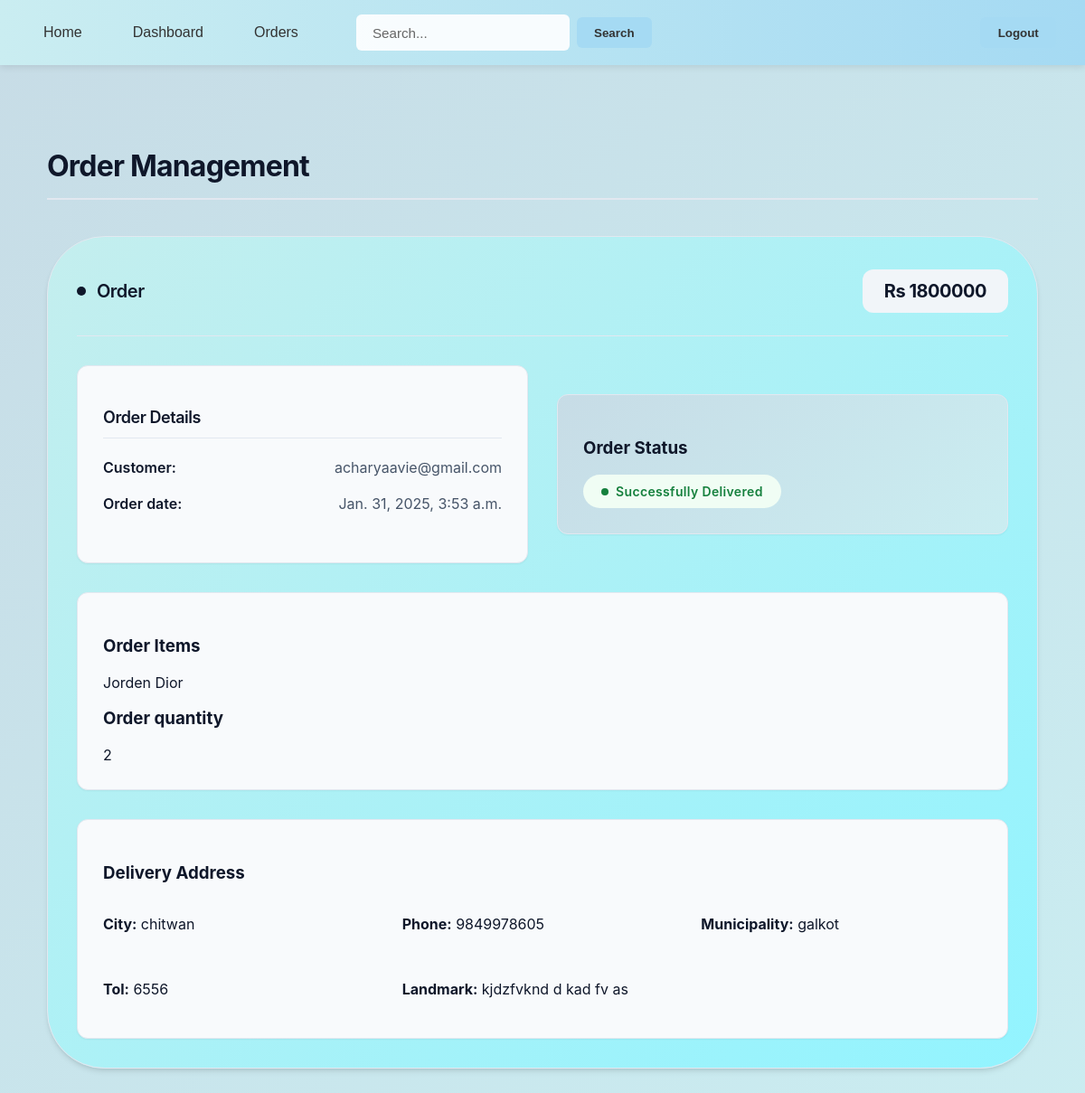
The app's page /orders/sellorder/ (signed in) with its own data.
### order/models.py (models this page shows, shortened)
class Order(models.Model):
    user = models.ForeignKey(User,on_delete=models.CASCADE,related_name='orderasuser')
    seller = models.ForeignKey(User,on_delete=models.CASCADE,related_name='orderasseller',default=None)
    items = models.ForeignKey(Product,on_delete=models.CASCADE)
    ordered_at = models.DateTimeField(auto_now_add=True)
    updated_at = models.DateTimeField(auto_now=True)
    status = models.CharField(
        max_length=20,
        choices=[('Pending', 'Pending'), ('Shipped', 'Shipped'), ('Delivered', 'Delivered'),('Cancelled','Cancelled')],
        default='Pending'
    )
    total_amount = models.DecimalField(max_digits=10, decimal_places=0, default=0.00)
    quantity = models.IntegerField(default=1)

class Addres(models.Model):
    user  =  models.ForeignKey(User,on_delete=models.CASCADE)
    phone = models.IntegerField()
    city = models.CharField(max_length=250)
    muncipality = models.CharField(max_length=200)
    tol = models.CharField(max_length=100)
    landmark = models.TextField(null=True,blank=True)

### account/models.py (models this page shows, shortened)
class User(AbstractBaseUser,PermissionsMixin):
    email = models.EmailField(verbose_name="Email",max_length=255,unique=True)#verbose_name is not nessary cuz email = is already written
    name = models.CharField(max_length=255)
    city = models.CharField(max_length=255)
    is_active = models.BooleanField(default=False)
    is_staff = models.BooleanField(default=False)
    is_superuser = models.BooleanField(default=False)
    is_customer = models.BooleanField(default=True)
    is_seller = models.BooleanField(default=False)
    created_at = models.DateTimeField(auto_now_add=True)
    updated_at = models.DateTimeField(auto_now=True)
    USERNAME_FIELD =  'email'
    objects = UserManger()
    def __str__(self):
        return self.email

### product/models.py (models this page shows)
class Product(models.Model):
    seller = models.ForeignKey(
        User,  # Reference to the User model
        on_delete=models.CASCADE,  # Delete products if the seller is deleted
        related_name='products'  # Allows reverse lookup (user.products.all())
    )
    name = models.CharField(max_length=255)
    description = models.TextField()
    price = models.DecimalField(max_digits=10, decimal_places=2)
    image = models.ImageField(upload_to='products/', null=False, blank=False)
    created_at = models.DateTimeField(auto_now_add=True)
    updated_at = models.DateTimeField(auto_now=True)
    quantity = models.IntegerField(default=100)
    def __str__(self):
        return self.name

### order/views.py (the view)
# urls.py: path('sellorder/', views.sellorder, name='sellorder'),
@login_and_role_required("seller")
def sellorder(request):
    orders = Order.objects.filter(seller=request.user).order_by('ordered_at')
    addresses = Addres.objects.filter(user__in=[order.user for order in orders])
    address_dict = {address.user: address for address in addresses}
    for order in orders:
        order.buyer_address = address_dict.get(order.user, None)
    return render(request, 'order/sellorder.html', {
        'orders': orders,
    })

### order/templates/order/sellorder.html (shortened to what this page needs)
{% extends "account/base.html" %}
{% block content %}
<div class="orders-container">
    <h1 class="page-title">Order Management</h1>
    {% for order in orders %}
    <div class="order-card">
        <div class="order-header">
            <h2 class="order-id">Order </h2>
            <div class="total-amount">Rs {{ order.total_amount }}</div>
        </div>
        <div class="order-info">
            <div class="info-section">
                <h3>Order Details</h3>
                <p><strong>Customer:</strong> {{ order.user }}</p>
                <p><strong>Order date:</strong> {{ order.ordered_at }}</p>
            </div>
            <div class="status-section">
                <h3>Order Status</h3>
                {% if order.status == 'Cancelled' %}
                    <span class="status-badge status-cancelled">Order Cancelled</span>
                {% elif order.status == 'Delivered' %}
                    <span class="status-badge status-delivered">Successfully Delivered</span>
                {% endif %}
            </div>
        </div>
        <div class="items-section">
            <h3>Order Items</h3>
            <div class="items-list">
                {{ order.items }}
            </div>
            <h3>Order quantity</h3>
            <div class="items-list">
                {{ order.quantity }}
            </div>
        </div>
        <div class="address-section">
            <h3>Delivery Address</h3>
            {% if order.buyer_address %}
                <div class="address-grid">
                    <p><strong>City:</strong> {{ order.buyer_address.city }}</p>
                    <p><strong>Phone:</strong> {{ order.buyer_address.phone }}</p>
                    <p><strong>Municipality:</strong> {{ order.buyer_address.muncipality }}</p>
                    <p><strong>Tol:</strong> {{ order.buyer_address.tol }}</p>
                    {% if order.buyer_address.landmark %}
                        <p><strong>Landmark:</strong> {{ order.buyer_address.landmark }}</p>
                    {% endif %}
                </div>
            {% else %}
                <p>No address found for this buyer.</p>
            {% endif %}
        </div>
    </div>
    {% endfor %}
</div>
{% endblock content %}

### account/templates/account/base.html (style rules this page uses)
body { font-family: Arial, sans-serif; margin: 0; padding: 0; min-height: 100vh; background: linear-gradient(135deg, #c7dce6, #eaf1f1); }

### order/templates/order/sellorder.html (style rules this page uses)
:root { --primary-color: #0f172a; --primary-hover: #1e293b; --success-color: #15803d; --danger-color: #b91c1c; --border-color: #e2e8f0; --bg-subtle: #f8fafc; --text-primary: #0f172a; --text-secondary: #475569; --shadow-sm: 0 1px 2px 0 rgb(0 0 0 / 0.05); --shadow-md: 0 4px 6px -1px rgb(0 0 0 / 0.1), 0 2px 4px -2px rgb(0 0 0 / 0.1); --shadow-lg: 0 10px 15px -3px rgb(0 0 0 / 0.1), 0 4px 6px -4px rgb(0 0 0 / 0.1); }
body { background: linear-gradient(135deg, #c7dce6, #caedf1); color: var(--text-primary); }
.orders-container { max-width: 1400px; margin: 0 auto; padding: 2rem; min-height: 100vh; font-family: Inter, system-ui, -apple-system, sans-serif; }
.page-title { font-size: 2rem; font-weight: 700; color: var(--text-primary); margin-bottom: 2.5rem; padding-bottom: 1rem; border-bottom: 2px solid var(--border-color); letter-spacing: -0.025em; }
.order-card { background: linear-gradient(135deg, #c4eeee, #92f4ff); border-radius: 4rem; box-shadow: var(--shadow-md); padding: 2rem; margin-bottom: 2.5rem; border: 1px solid var(--border-color); transition: all 0.2s ease; }
.order-header { display: flex; justify-content: space-between; align-items: center; margin-bottom: 2rem; padding-bottom: 1.25rem; border-bottom: 1px solid var(--border-color); }
.order-id { font-size: 1.25rem; color: var(--text-primary); font-weight: 600; display: flex; align-items: center; gap: 0.75rem; letter-spacing: -0.025em; }
.order-id::before { content: ''; display: inline-block; width: 10px; height: 10px; background: var(--primary-color); border-radius: 50%; }
.total-amount { font-size: 1.25rem; font-weight: 700; color: var(--primary-color); padding: 0.75rem 1.5rem; background: #f1f5f9; border-radius: 0.75rem; letter-spacing: -0.025em; }
.order-info { display: grid; grid-template-columns: repeat(auto-fit, minmax(350px, 1fr)); gap: 2rem; }
.info-section { background: var(--bg-subtle); padding: 1.75rem; border-radius: 0.75rem; border: 1px solid var(--border-color); box-shadow: var(--shadow-sm); }
.info-section h3 { font-size: 1.125rem; font-weight: 600; color: var(--text-primary); margin-bottom: 1.25rem; padding-bottom: 0.75rem; border-bottom: 1px solid var(--border-color); letter-spacing: -0.025em; }
.info-section p { margin: 1rem 0; color: var(--text-secondary); font-size: 1rem; display: flex; justify-content: space-between; align-items: center; line-height: 1.5; }
.info-section strong { color: var(--text-primary); font-weight: 600; }
.status-section { margin: 2rem 0; padding: 1.75rem; background: linear-gradient(135deg, #c7dce6, #caedf1); border-radius: 0.75rem; border: 1px solid var(--border-color); box-shadow: var(--shadow-sm); }
.status-badge { padding: 0.625rem 1.25rem; border-radius: 9999px; font-size: 0.875rem; font-weight: 600; display: inline-flex; align-items: center; gap: 0.5rem; letter-spacing: 0.025em; }
.status-badge::before { content: ''; display: inline-block; width: 8px; height: 8px; border-radius: 50%; }
.status-delivered { background: #f0fdf4; color: var(--success-color); }
.status-delivered::before { background: var(--success-color); }
.address-section { margin-top: 2rem; padding: 1.75rem; background: var(--bg-subtle); border-radius: 0.75rem; border: 1px solid var(--border-color); box-shadow: var(--shadow-sm); }
.address-grid { display: grid; grid-template-columns: repeat(auto-fit, minmax(250px, 1fr)); gap: 1.25rem; }
.items-section { margin-top: 2rem; padding: 1.75rem; background: var(--bg-subtle); border-radius: 0.75rem; border: 1px solid var(--border-color); box-shadow: var(--shadow-sm); }
.items-list { display: flex; flex-wrap: wrap; gap: 1.25rem; }

### records on screen
Order: total_amount "1800000", user "acharyaavie@gmail.com", ordered_at "Jan. 31, 2025, 3:53 a.m.", status "Successfully Delivered", items "Jorden Dior", quantity "2", buyer_address.city "chitwan", buyer_address.phone "9849978605", buyer_address.muncipality "galkot", buyer_address.tol "6556", buyer_address.landmark "kjdzfvknd d kad fv as"
